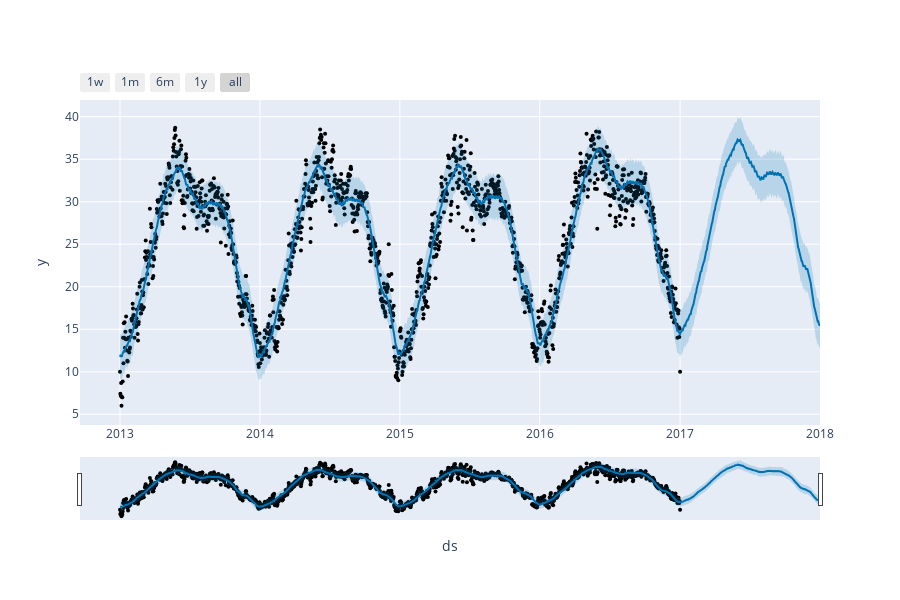

This figure's notebook cell:
### Code cell
# Import the Library
from prophet import Prophet
from prophet.plot import plot_plotly, plot_components_plotly

# Call the Model
model = Prophet()
model.fit(df)
forecast = model.make_future_dataframe(periods=365)
forecast = model.predict(forecast)
plot_plotly(model, forecast)

### Figure 1 — Plotly figure (JSON) as saved in the notebook; plotly's stock layout.template omitted (floating-point values rounded to 4 significant figures; data arrays with more than 128 entries replaced by an {"elided": "..."} marker saying what was removed)
{"data": [{"marker": {"color": "black", "size": 4}, "mode": "markers", "name": "Actual", "type": "scatter", "x": {"elided": "1462 str values"}, "y": {"elided": "1462 float values"}}, {"hoverinfo": "skip", "line": {"width": 0}, "mode": "lines", "type": "scatter", "x": {"elided": "1827 str values"}, "y": {"elided": "1827 float values"}}, {"fill": "tonexty", "fillcolor": "rgba(0, 114, 178, 0.2)", "line": {"color": "#0072B2", "width": 2}, "mode": "lines", "name": "Predicted", "type": "scatter", "x": {"elided": "1827 str values"}, "y": {"elided": "1827 float values"}}, {"fill": "tonexty", "fillcolor": "rgba(0, 114, 178, 0.2)", "hoverinfo": "skip", "line": {"width": 0}, "mode": "lines", "type": "scatter", "x": {"elided": "1827 str values"}, "y": {"elided": "1827 float values"}}], "layout": {"height": 600, "showlegend": false, "width": 900, "xaxis": {"rangeselector": {"buttons": [{"count": 7, "label": "1w", "step": "day", "stepmode": "backward"}, {"count": 1, "label": "1m", "step": "month", "stepmode": "backward"}, {"count": 6, "label": "6m", "step": "month", "stepmode": "backward"}, {"count": 1, "label": "1y", "step": "year", "stepmode": "backward"}, {"step": "all"}]}, "rangeslider": {"visible": true}, "title": {"text": "ds"}, "type": "date"}, "yaxis": {"title": {"text": "y"}}}}
